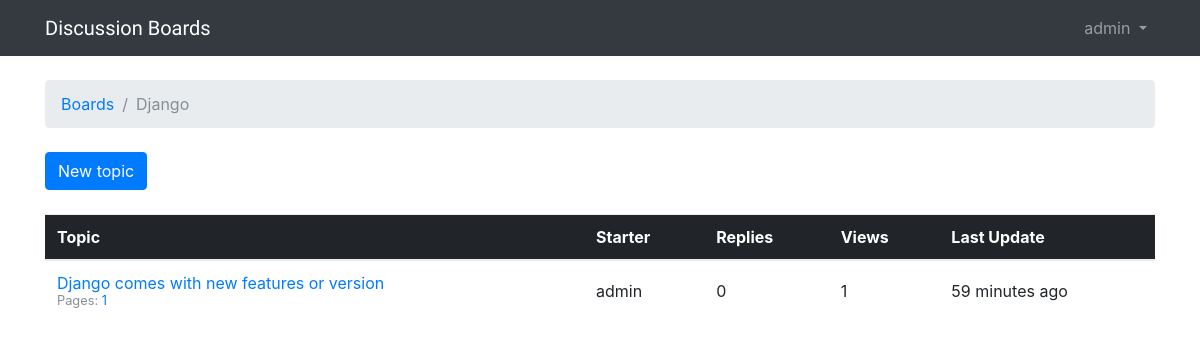
/boards/2/ (signed in), run on the app's committed database.
### boards/models.py (models this page shows, shortened)
class Board(models.Model):
    name = models.CharField(max_length=25, unique=True)
    description = models.CharField(max_length=100)

class Topic(models.Model):
    subject = models.CharField(max_length=255)
    last_updated = models.DateTimeField(auto_now_add=True)
    board = models.ForeignKey(Board, on_delete=models.CASCADE, related_name='topics')
    starter = models.ForeignKey(User, on_delete=models.CASCADE, related_name='topics')
    views = models.PositiveIntegerField(default=0)
    def get_page_count(self):
        count = self.posts.count()
        pages = count / 20
        return math.ceil(pages)
    def has_many_pages(self, count=None):
        if count is None:
            count = self.get_page_count()
        return count > 6
    def get_page_range(self):
        count = self.get_page_count()
        if self.has_many_pages(count):
            return range(1, 5)
        return range(1, count + 1)

### boards/views.py (the view)
# urls.py: url(r'^boards/(?P<pk>\d+)/$', views.TopicListView.as_view(), name='board_topics'),
class TopicListView(ListView):
    model = Topic
    context_object_name = 'topics'
    template_name = 'topics.html'
    paginate_by = 25
    def get_context_data(self, **kwargs):
        kwargs['board'] = self.board
        return super().get_context_data(**kwargs)
    def get_queryset(self):
        self.board = get_object_or_404(Board, pk=self.kwargs.get('pk'))
        queryset = self.board.topics.order_by('-last_updated').annotate(replies=Count('posts') - 1)
        return queryset

### templates/topics.html (shortened to what this page needs)
{% extends 'base.html' %}
{% load humanize %}
{% block breadcrumb %}
    <li class="breadcrumb-item"><a href="{% url 'home' %}">Boards</a></li>
    <li class="breadcrumb-item active">{{ board.name }}</li>
{% endblock %}
{% block content %}
    <div class="mb-4">
        <a href="{% url 'new_topic' board.pk %}" class="btn btn-primary">New topic</a>
    </div>
    <table class="table mb-4">
        <thead class="thead-inverse">
        <tr>
            <th>Topic</th>
            <th>Starter</th>
            <th>Replies</th>
            <th>Views</th>
            <th>Last Update</th>
        </tr>
        </thead>
        <tbody>
        {% for topic in topics %}
            {% url 'topic_posts' board.pk topic.pk as topic_url %}
            <tr>
                <td>
                    <p class="mb-0">
                        <a href="{{ topic_url }}">{{ topic.subject }}</a>
                    </p>
                    <small class="text-muted">
                        Pages:
                        {% for i in topic.get_page_range %}
                            <a href="{{ topic_url }}?page={{ i }}">{{ i }}</a>
                        {% endfor %}
                    </small>
                </td>
                <td class="align-middle">{{ topic.starter.username }}</td>
                <td class="align-middle">{{ topic.replies }}</td>
                <td class="align-middle">{{ topic.views }}</td>
                <td class="align-middle">{{ topic.last_updated|naturaltime }}</td>
            </tr>
        {% endfor %}
        </tbody>
    </table>
{% endblock %}

### templates/base.html (shortened to what this page needs)
{% load static %}
<html>
<head>
    <link rel="stylesheet" href="{% static 'css/bootstrap.min.css' %}">
    <link rel="stylesheet" href="{% static 'css/app.css' %}">
</head>
<body>
{% block body %}
    <nav class="navbar navbar-expand-sm navbar-dark bg-dark">
        <div class="container">
            <a class="navbar-brand" href="{% url 'home' %}">Discussion Boards</a>
            <div class="collapse navbar-collapse" id="mainMenu">
                {% if user.is_authenticated %}
                    <ul class="navbar-nav ml-auto">
                        <li class="nav-item dropdown">
                            <a class="nav-link dropdown-toggle" href="#" id="userMenu" data-toggle="dropdown"
                               aria-haspopup="true" aria-expanded="false">
                                {{ user.username }}
                            </a>
                        </li>
                    </ul>
                {% else %}
                    <form class="form-inline ml-auto">
                        <a href="{% url 'login' %}" class="btn btn-outline-danger">Log in</a>
                        <a href="{% url 'signup' %}" class="btn btn-outline-primary ml-2">Sign up</a>
                    </form>
                {% endif %}
            </div>
        </div>
    </nav>
    <div class="container">
        <ol class="breadcrumb my-4">
            {% block breadcrumb %}
            {% endblock %}
        </ol>
        {% block content %}
        {% endblock %}
    </div>
{% endblock body %}
</body>
</html>

### static/css/app.css (style rules this page uses)
.navbar-brand { font-family: 'Peralta', cursive; }

### data on the page
Board: name "Django"
Topic: subject "Django comes with new features or version", get_page_range "1", starter.username "admin", replies "0", views "1", last_updated "59 minutes ago"

### other printed values
{{ user.username }} "admin"
